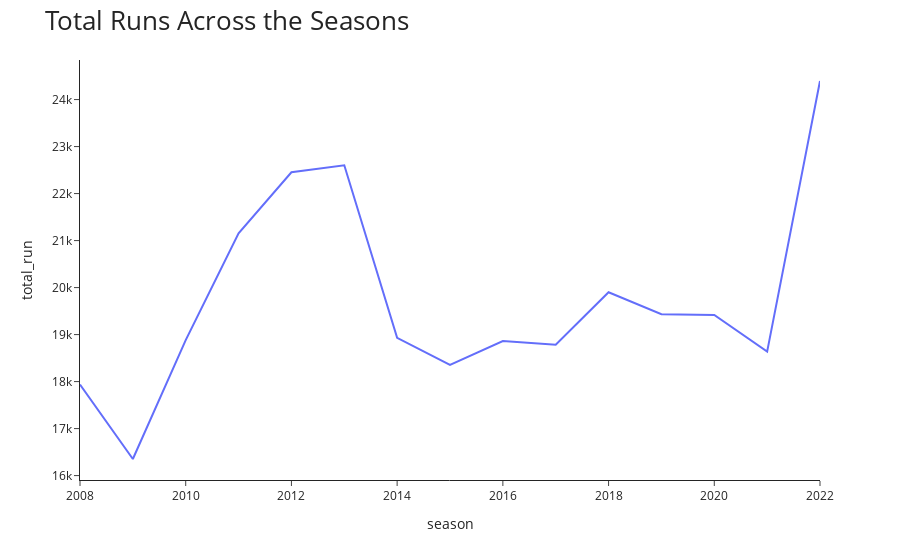

The code cell stored with this chart in its notebook:
### Code cell
season=season_data.groupby(['season'])['total_run'].sum().reset_index()
p=season.set_index('season')
fig = px.line(p, x=p.index, y="total_run")
fig.update_layout(title="Total Runs Across the Seasons ",
                  titlefont={'size': 26},template='simple_white'     
                  )
fig.show()

### Figure 1 — Plotly figure (JSON) as saved in the notebook; plotly's stock layout.template omitted (floating-point values rounded to 4 significant figures)
{"data": [{"hovertemplate": "season=%{x}<br>total_run=%{y}<extra></extra>", "legendgroup": "", "line": {"color": "#636efa", "dash": "solid"}, "marker": {"symbol": "circle"}, "mode": "lines", "name": "", "orientation": "v", "showlegend": false, "type": "scatter", "x": [2008, 2009, 2010, 2011, 2012, 2013, 2014, 2015, 2016, 2017, 2018, 2019, 2020, 2021, 2022], "xaxis": "x", "y": [17937, 16353, 18883, 21154, 22453, 22602, 18931, 18353, 18862, 18786, 19901, 19434, 19416, 18637, 24395], "yaxis": "y"}], "layout": {"legend": {"tracegroupgap": 0}, "margin": {"t": 60}, "title": {"font": {"size": 26}, "text": "Total Runs Across the Seasons "}, "xaxis": {"anchor": "y", "domain": [0, 1], "title": {"text": "season"}}, "yaxis": {"anchor": "x", "domain": [0, 1], "title": {"text": "total_run"}}}}
